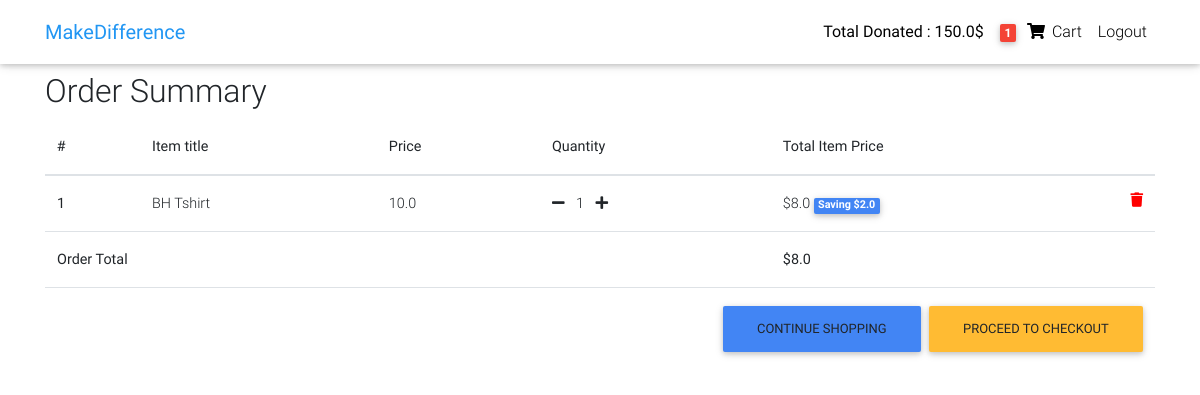
The app's page /order-summary/ (signed in), older data.
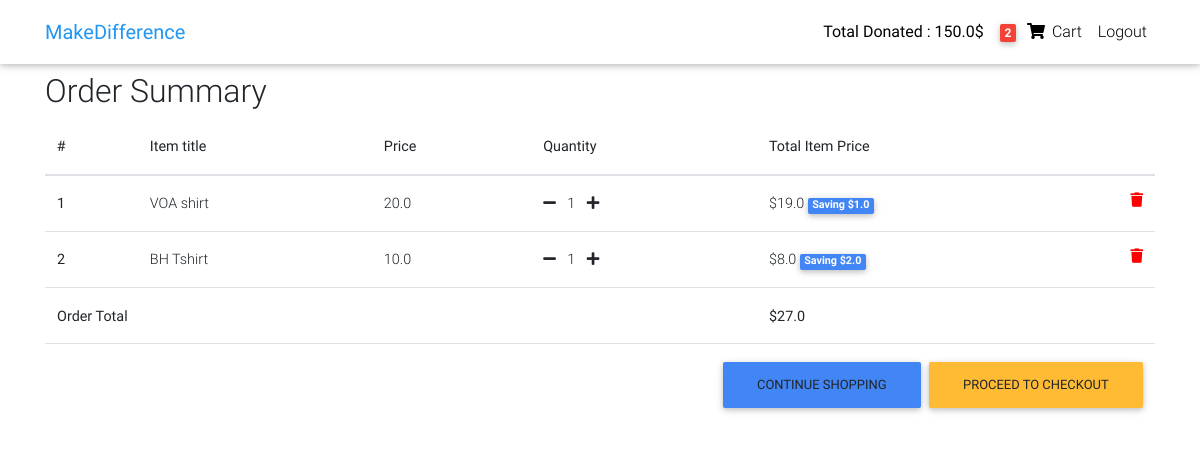
The same page, newer data.
### core/models.py (models this page shows, shortened)
class Order(models.Model):
    user = models.ForeignKey(settings.AUTH_USER_MODEL,
                             on_delete=models.CASCADE)
    ref_code = models.CharField(max_length=20, blank=True, null=True)
    items = models.ManyToManyField(OrderItem)
    start_date = models.DateTimeField(auto_now_add=True)
    ordered_date = models.DateTimeField()
    ordered = models.BooleanField(default=False)
    shipping_address = models.ForeignKey(
        'Address', related_name='shipping_address', on_delete=models.SET_NULL, blank=True, null=True)
    billing_address = models.ForeignKey(
        'Address', related_name='billing_address', on_delete=models.SET_NULL, blank=True, null=True)
    payment = models.ForeignKey(
        'Payment', on_delete=models.SET_NULL, blank=True, null=True)
    coupon = models.ForeignKey(
        'Coupon', on_delete=models.SET_NULL, blank=True, null=True)
    being_delivered = models.BooleanField(default=False)
    received = models.BooleanField(default=False)
    refund_requested = models.BooleanField(default=False)
    refund_granted = models.BooleanField(default=False)
    '''
    1. Item added to cart
    2. Adding a billing address
    (Failed checkout)
    3. Payment
    (Preprocessing, processing, packaging etc.)
    4. Being delivered
    5. Received
    6. Refunds
    '''
    def get_total(self):
        total = 0
        for order_item in self.items.all():
            total += order_item.get_final_price()
        if self.coupon:
            total -= self.coupon.amount
        return total

class OrderItem(models.Model):
    user = models.ForeignKey(settings.AUTH_USER_MODEL,
                             on_delete=models.CASCADE)
    ordered = models.BooleanField(default=False)
    item = models.ForeignKey(Item, on_delete=models.CASCADE)
    quantity = models.IntegerField(default=1)
    def get_total_item_price(self):
        return self.quantity * self.item.price
    def get_total_discount_item_price(self):
        return self.quantity * self.item.discount_price
    def get_amount_saved(self):
        return self.get_total_item_price() - self.get_total_discount_item_price()
    def get_final_price(self):
        if self.item.discount_price:
            return self.get_total_discount_item_price()
        return self.get_total_item_price()

class Item(models.Model):
    title = models.CharField(max_length=100)
    price = models.FloatField()
    discount_price = models.FloatField(blank=True, null=True)
    category = models.CharField(choices=CATEGORY_CHOICES, max_length=2)
    label = models.CharField(choices=LABEL_CHOICES, max_length=1)
    slug = models.SlugField()
    description = models.TextField()
    image = models.ImageField()
    org = models.ForeignKey(
        OrgProfile, on_delete=models.CASCADE, null=True)

class UserProfile(models.Model):
    user = models.OneToOneField(
        settings.AUTH_USER_MODEL, on_delete=models.CASCADE)
    stripe_customer_id = models.CharField(max_length=50, blank=True, null=True)
    one_click_purchasing = models.BooleanField(default=False)
    total_amt = models.FloatField(null=True)
    twitter = models.URLField(null=True)

### core/views.py (the view)
# urls.py: path('order-summary/', OrderSummaryView.as_view(), name='order-summary'),
class OrderSummaryView(LoginRequiredMixin, View):
    def get(self, *args, **kwargs):
        try:
            order = Order.objects.get(user=self.request.user, ordered=False)
            context = {
                'object': order
            }
            return render(self.request, 'order_summary.html', context)
        except ObjectDoesNotExist:
            messages.warning(self.request, "You do not have an active order")
            return redirect("/")

### core/templatetags/cart_template_tags.py (called while the page is built)
@register.filter
def cart_item_count(user):
    if user.is_authenticated:
        qs = Order.objects.filter(user=user, ordered=False)
        if qs.exists():
            return qs[0].items.count()
    return 0

@register.filter
def total_amount(user):
    if user.is_authenticated:
        qs = UserProfile.objects.filter(user=user)
        if qs.exists():
            return qs[0].total_amt
    return 0

@register.filter
def tweet(user):
    if user.is_authenticated:
        qs = UserProfile.objects.filter(user=user)
        if qs.exists():
            return qs[0].twitter
    return 0

### templates/order_summary.html (shortened to what this page needs)
{% extends "base.html" %}
{% block content %}
  <main>
    <div class="container">
    <div class="table-responsive text-nowrap">
    <h2>Order Summary</h2>
    <table class="table">
        <thead>
        <tr>
            <th scope="col">#</th>
            <th scope="col">Item title</th>
            <th scope="col">Price</th>
            <th scope="col">Quantity</th>
            <th scope="col">Total Item Price</th>
        </tr>
        </thead>
        <tbody>
        {% for order_item in object.items.all %}
        <tr>
            <th scope="row">{{ forloop.counter }}</th>
            <td>{{ order_item.item.title }}</td>
            <td>{{ order_item.item.price }}</td>
            <td>
                <a href="{% url 'core:remove-single-item-from-cart' order_item.item.slug %}"><i class="fas fa-minus mr-2"></i></a>
                {{ order_item.quantity }}
                <a href="{% url 'core:add-to-cart' order_item.item.slug %}"><i class="fas fa-plus ml-2"></i></a>
            </td>
            <td>
            {% if order_item.item.discount_price %}
                ${{ order_item.get_total_discount_item_price }}
                <span class="badge badge-primary">Saving ${{ order_item.get_amount_saved }}</span>
            {% else %}
                ${{ order_item.get_total_item_price }}
            {% endif %}
            <a style='color: red;' href="{% url 'core:remove-from-cart' order_item.item.slug %}">
                <i class="fas fa-trash float-right"></i>
            </a>
            </td>
        </tr>
        {% endfor %}
        {% if object.get_total %}
        <tr>
            <td colspan="4"><b>Order Total</b></td>
            <td><b>${{ object.get_total }}</b></td>
        </tr>
        <tr>
            <td colspan="5">
            <a class='btn btn-warning float-right ml-2' href='/checkout/'>Proceed to checkout</a>
            <a class='btn btn-primary float-right' href='/'>Continue shopping</a>
            </td>
        </tr>
        {% endif %}
        </tbody>
    </table>
    </div>
    </div>
  </main>
{% endblock content %}

### templates/navbar.html (shortened to what this page needs)
{% load cart_template_tags %}
<nav class="navbar fixed-top navbar-expand-lg navbar-light white scrolling-navbar">
  <div class="container">
    <a class="navbar-brand waves-effect" href="/">
      <strong class="blue-text">MakeDifference</strong>
    </a>
    <div class="collapse navbar-collapse" id="navbarSupportedContent">
      <ul class="navbar-nav nav-flex-icons">
        {% if request.user.is_authenticated %}
        <li class="nav-item">
          <a href="{{request.user|tweet}}" class="nav-link waves-effect" data-toggle="tooltip" data-placement="bottom"
            title="Tweet This!">
            <strong class="clearfix d-none d-sm-inline-block">Total Donated : {{ request.user|total_amount }}$ </strong>
          </a>
        </li>
        <li class="nav-item">
          <a href="{% url 'core:order-summary' %}" class="nav-link waves-effect">
            <span class="badge red z-depth-1 mr-1"> {{ request.user|cart_item_count }} </span>
            <i class="fas fa-shopping-cart"></i>
            <span class="clearfix d-none d-sm-inline-block"> Cart </span>
          </a>
        </li>
        <li class="nav-item">
          <a class="nav-link waves-effect" href="{% url 'account_logout' %}">
            <span class="clearfix d-none d-sm-inline-block"> Logout </span>
          </a>
        </li>
        {% endif %}
      </ul>
    </div>
  </div>
</nav>

Row changes from the older to the newer data that the page shows:
now on this page (row unchanged): OrderItem: item "VOA shirt", item.price "20.0", quantity "1", get_total_discount_item_price "19.0", get_amount_saved "1.0"
changed Order: get_total "8.0" → "27.0"
Text that changed along with them:
{{ request.user|cart_item_count }}: "1" → "2"
